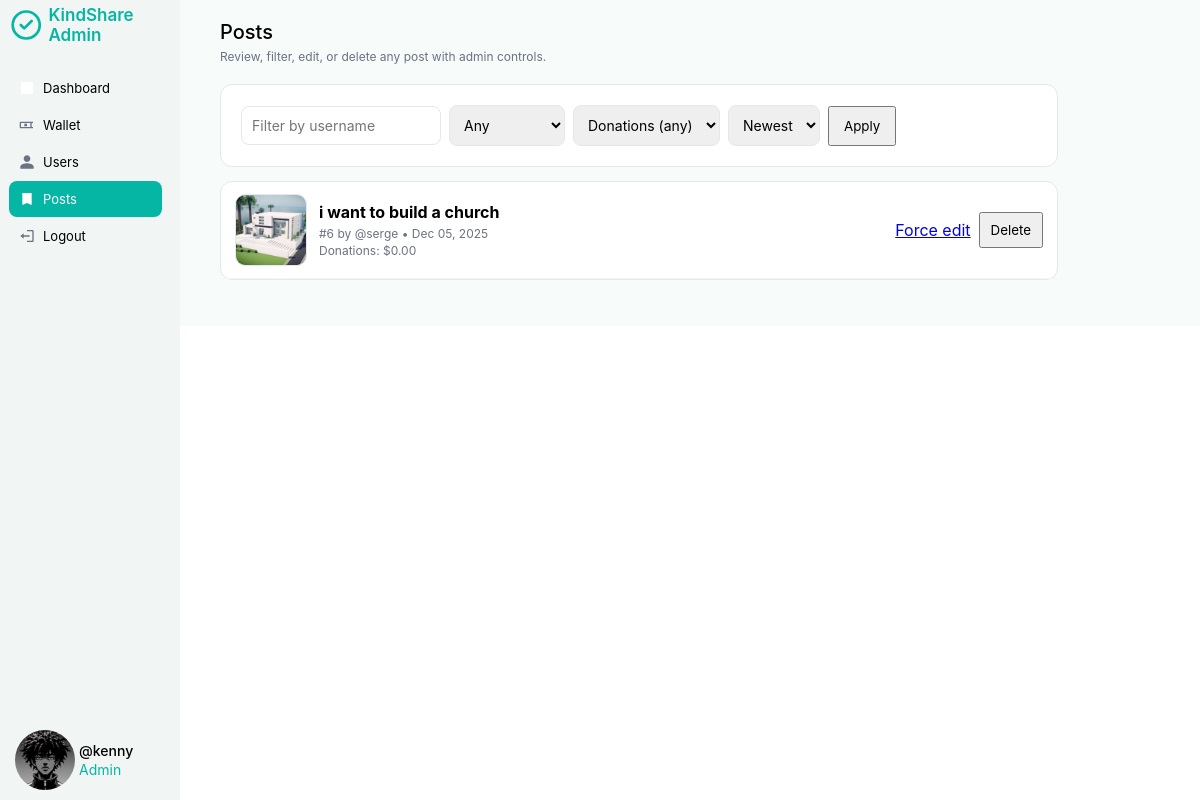
Screenshot of /admin/posts.php (signed in) with the database file from the repository.
### tables this page shows
CREATE TABLE `posts` (
  `id` int(11) NOT NULL,
  `user_id` int(11) NOT NULL,
  `image_path` varchar(255) NOT NULL,
  `caption` text DEFAULT NULL,
  `total_donations` decimal(10,2) DEFAULT 0.00,
  `edited` tinyint(1) DEFAULT 0,
  `edited_at` datetime DEFAULT NULL,
  `created_at` datetime DEFAULT current_timestamp(),
  `updated_at` datetime DEFAULT current_timestamp() ON UPDATE current_timestamp()
);

CREATE TABLE `users` (
  `id` int(11) NOT NULL,
  `username` varchar(50) NOT NULL,
  `email` varchar(100) NOT NULL,
  `password` varchar(255) NOT NULL,
  `profile_picture` varchar(255) DEFAULT NULL,
  `bio` text DEFAULT NULL,
  `wallet_balance` decimal(10,2) DEFAULT 0.00,
  `created_at` datetime DEFAULT current_timestamp(),
  `updated_at` datetime DEFAULT current_timestamp() ON UPDATE current_timestamp(),
  `last_login` datetime DEFAULT NULL
);

### config.php (called while the page is built, shortened)
<?php
$BASE_URL = '/te';
function asset(string $path): string
{
    global $BASE_URL;
    return rtrim($BASE_URL, '/') . '/' . ltrim($path, '/');
}

### admin/posts.php (the view, shortened to what this page needs)
<?php
require_once __DIR__ . '/../config.php';
$active = 'posts';
$order = $_GET['order'] ?? 'new';
$userFilter = trim($_GET['user'] ?? '');
$don = $_GET['don'] ?? '';
$where = '1=1';
switch ($don) {
    default:
        $orderSql = $order === 'old' ? 'p.created_at ASC' : 'p.created_at DESC';
}
$posts = $conn->query("SELECT p.*, u.username FROM posts p JOIN users u ON u.id = p.user_id WHERE {$where} ORDER BY {$orderSql}");
?>
<!DOCTYPE html>
<html lang="en">
<head>
    <link rel="stylesheet" href="../new.css">
</head>
<body>
    <div class="container">
        <?php require __DIR__ . '/sidebar.php'; ?>
        <div class="feed">
            <div class="header">
                <h1>Posts</h1>
                <p>Review, filter, edit, or delete any post with admin controls.</p>
            </div>
            <div class="page-wrap" style="width:90%;max-width:1100px;">
                <div class="page-card" style="margin-bottom:14px;">
                    <form method="get" style="display:flex;gap:8px;flex-wrap:wrap;align-items:center;margin:0;">
                        <input name="user" class="input" placeholder="Filter by username" value="<?=htmlspecialchars($userFilter)?>" style="max-width:200px;">
                        <select name="edited" class="input" style="max-width:160px;">
                            <option value="">Any</option>
                        </select>
                        <select name="don" class="input" style="max-width:180px;">
                            <option value="">Donations (any)</option>
                        </select>
                        <select name="order" class="input" style="max-width:150px;">
                            <option value="new" <?= $order==='new'?'selected':''; ?>>Newest</option>
                        </select>
                        <button class="don-btn" type="submit" style="padding:10px 14px;">Apply</button>
                    </form>
                </div>
                <div class="page-card" style="padding:0;">
                    <?php while ($p = $posts->fetch_assoc()): ?>
                        <div style="display:flex;align-items:center;gap:12px;padding:12px 14px;border-bottom:1px solid #f1f5f9;">
                            <div style="width:72px;height:72px;border-radius:10px;overflow:hidden;border:1px solid #e5e7eb;flex-shrink:0;">
                                <img src="<?=asset($p['image_path'])?>" alt="" style="width:100%;height:100%;object-fit:cover;">
                            </div>
                            <div style="flex:1;">
                                <div style="font-weight:700;"><?=htmlspecialchars($p['caption'])?></div>
                                <div class="muted" style="margin-top:4px;">#<?=$p['id']?> by @<?=$p['username']?> • <?=date('M d, Y', strtotime($p['created_at']))?> <?=$p['edited']?'(edited)':''?></div>
                                <div class="muted" style="margin-top:2px;">Donations: $<?=number_format($p['total_donations'],2)?></div>
                            </div>
                            <div style="display:flex;gap:8px;align-items:center;">
                                <a href="post_edit.php?id=<?=$p['id']?>" class="view-btn">Force edit</a>
                                <form method="post" action="post_delete.php" onsubmit="return confirm('Delete post?')" style="margin:0;">
                                    <button class="don-btn" type="submit" style="padding:8px 10px;">Delete</button>
                                </form>
                            </div>
                        </div>
                    <?php endwhile; ?>
                </div>
            </div>
        </div>
    </div>
</body>
</html>

### admin/sidebar.php
<?php
$adminUser = $conn->query("SELECT username, profile_picture FROM admins WHERE id = {$_SESSION['admin_id']}")->fetch_assoc();
$adminPfp = $adminUser && $adminUser['profile_picture'] ? asset($adminUser['profile_picture']) : asset('★.jpeg');
?>
<div class="side">
    <div class="sidenav">
        <div class="top">
            <div class="logo">
                <svg width="38" height="38" viewBox="0 0 24 24" fill="none">
                    <circle cx="12" cy="12" r="10" stroke="#06B6A4" stroke-width="2"/>
                    <path d="M8 12l2.5 2.5L16 9" stroke="#06B6A4" stroke-width="2" stroke-linecap="round" stroke-linejoin="round"/>
                </svg>
                <p>KindShare Admin</p>
            </div>
            <div class="links">
                <a href="dashboard.php" class="<?=$active==='dashboard'?'active':''?>">
                    <svg class="ic" viewBox="0 0 24 24"><path d="M3 21h18V3H3v18zm4-4h10v-2H7v2zm0-4h10v-2H7v2zm0-4h10V7H7v2z"/></svg>
                    Dashboard
                </a>
                <a href="wallet.php" class="<?=$active==='wallet'?'active':''?>">
                    <svg class="ic" viewBox="0 0 24 24"><path d="M21 7H3c-1.1 0-2 .9-2 2v6c0 1.1.9 2 2 2h18v-2h-2v-6h2V7zm-4 8H3V9h14v6zm-9-1h4v-4H8v4z"/></svg>
                    Wallet
                </a>
                <a href="users.php" class="<?=$active==='users'?'active':''?>">
                    <svg class="ic" viewBox="0 0 24 24"><path d="M12 12c2.7 0 5-2.3 5-5s-2.3-5-5-5-5 2.3-5 5 2.3 5 5 5zm0 2c-3.3 0-10 1.7-10 5v3h20v-3c0-3.3-6.7-5-10-5z"/></svg>
                    Users
                </a>
                <a href="posts.php" class="<?=$active==='posts'?'active':''?>">
                    <svg class="ic" viewBox="0 0 24 24"><path d="M19 3H5v18l7-3 7 3V3z"/></svg>
                    Posts
                </a>
                <a href="logout.php">
                    <svg class="ic" viewBox="0 0 24 24"><path d="M16 13v-2H7V8l-5 4 5 4v-3zM20 3h-8v2h8v14h-8v2h8c1.1 0 2-.9 2-2V5c0-1.1-.9-2-2-2z"/></svg>
                    Logout
                </a>
            </div>
        </div>
        <div class="bottom">
            <div class="pfp">
                <img src="<?=$adminPfp?>" alt="">
            </div>
            <div class="txt">
                <p>@<?=$adminUser['username']?></p>
                <p style="color:#06B6A4;">Admin</p>
            </div>
        </div>
    </div>
</div>

### new.css (style rules this page uses)
* { margin: 0; padding: 0; box-sizing: border-box; font-family: Inter; }
.container { width: 100%; height: auto; display: flex; background: rgb(247 251 249 ); }
.side { width: 15%; position: relative; }
.sidenav { width: 15%; height: 100vh; background: rgb(241 246 245); display: flex; flex-direction: column; justify-content: space-between; position: fixed; top: 0; left: 0; }
.sidenav .links { display: flex; flex-direction: column; padding-top: 20px; gap: 1px; width: 90%; padding-left: 5%; }
.sidenav .links a { padding: 10px; color: #000; font-size: 13px; text-decoration: none; border-radius: 8px; transition: .3s ease; }
.sidenav .logo { height: 50px; }
.bottom { display: flex; padding-bottom: 10px; padding-left: 15px; gap: 4px; }
.bottom .pfp { height: 60px; width: 60px; }
.bottom .pfp img { height: 100%; width: 100%; border-radius: 50%; }
.txt { display: flex; flex-direction: column; justify-content: center; gap: 2px; }
.txt p { font-size: 14px; color: #06B6A4; }
.txt p:nth-child(1) { font-size: 14px; font-weight: 500; color: #000; }
.feed { width: 85%; }
.feed .header { padding: 20px 40px; }
.feed .header h1 { font-size: 20px; font-weight: 550; }
.feed .header p { font-size: 12px; color: #6B7280; padding-top: 5px; }
.logo { display: flex; align-items: center; gap: 6px; padding: 18px 10px; }
.logo p { font-size: 17px; font-weight: 600; color: #06B6A4; }
.links a { display: flex; gap: 8px; align-items: center; }
.links a.active { background: #06B6A4; color: #fff; }
.links a.active .ic { fill:#fff; }
.links .ic { width: 16px; height: 16px; fill: #6B7280; }
.links a.active .ic { fill: #fff; }
.links a:hover .ic, .links a:nth-child(1) .ic { fill: #fff; }
.page-wrap { padding: 0 40px 30px 40px; }
.page-card { background:#fff; border:1px solid #e5e7eb; border-radius:12px; padding:20px; margin-bottom:16px; }
.input { padding:10px; border:1px solid #e5e7eb; border-radius:8px; font-size:14px; }
.muted { color:#6b7280; font-size:12px; }

### rows the page displays
posts: image_path (picture), caption "i want to build a church", id "6", user.username "serge", created_at "Dec 05, 2025", total_donations "0.00"

### other values shown
$adminUser['username'] "kenny"
